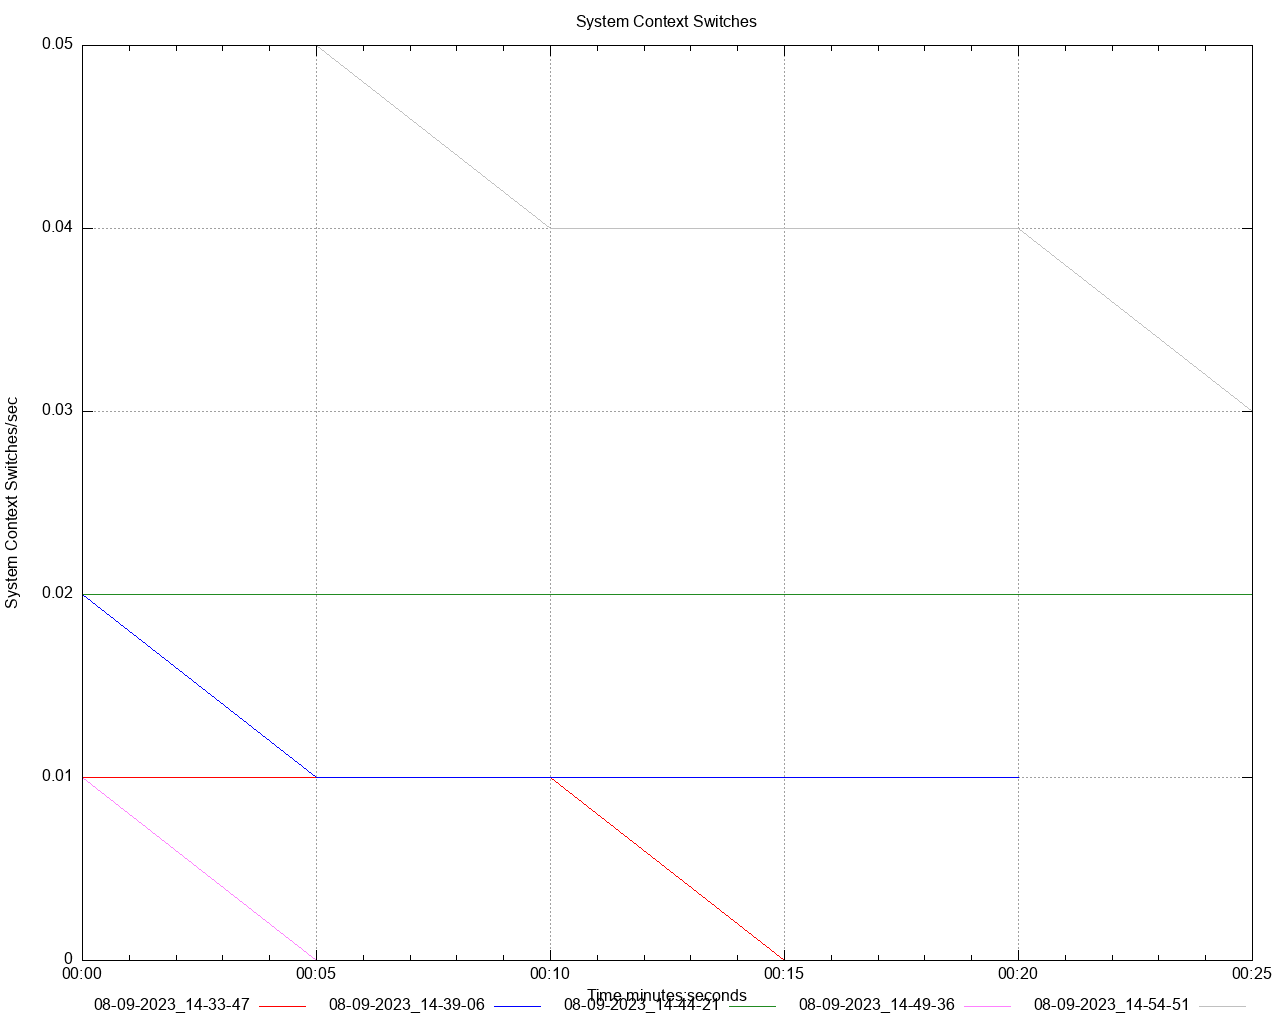

Recreate this plot in gnuplot.
set title 'System Context Switches' noenhanced
set style data lines
set datafile separator ","
set terminal png size 1280,1024
set grid
set key below
set xdata time
set timefmt "%s"
offset = 0
t0(x)=(offset=($0==0) ? x : offset, x - offset)
set xlabel 'Time minutes:seconds'
set ylabel 'System Context Switches/sec'
set output '/Users/gbarnett/git/hazelcast-simulator/atomiclong-3node-member/atomicreference/dstat/system_context_switches_A5.png'
plot \
   '/Users/gbarnett/git/hazelcast-simulator/atomiclong-3node-member/atomicreference/data/system_context_switches_A5_1.data' using (t0(timecolumn(1))):2 title "08-09-2023_14-33-47" noenhanced lt rgb "red", \
   '/Users/gbarnett/git/hazelcast-simulator/atomiclong-3node-member/atomicreference/data/system_context_switches_A5_2.data' using (t0(timecolumn(1))):2 title "08-09-2023_14-39-06" noenhanced lt rgb "blue", \
   '/Users/gbarnett/git/hazelcast-simulator/atomiclong-3node-member/atomicreference/data/system_context_switches_A5_3.data' using (t0(timecolumn(1))):2 title "08-09-2023_14-44-21" noenhanced lt rgb "forest-green", \
   '/Users/gbarnett/git/hazelcast-simulator/atomiclong-3node-member/atomicreference/data/system_context_switches_A5_4.data' using (t0(timecolumn(1))):2 title "08-09-2023_14-49-36" noenhanced lt rgb "orchid", \
   '/Users/gbarnett/git/hazelcast-simulator/atomiclong-3node-member/atomicreference/data/system_context_switches_A5_5.data' using (t0(timecolumn(1))):2 title "08-09-2023_14-54-51" noenhanced lt rgb "grey", \
